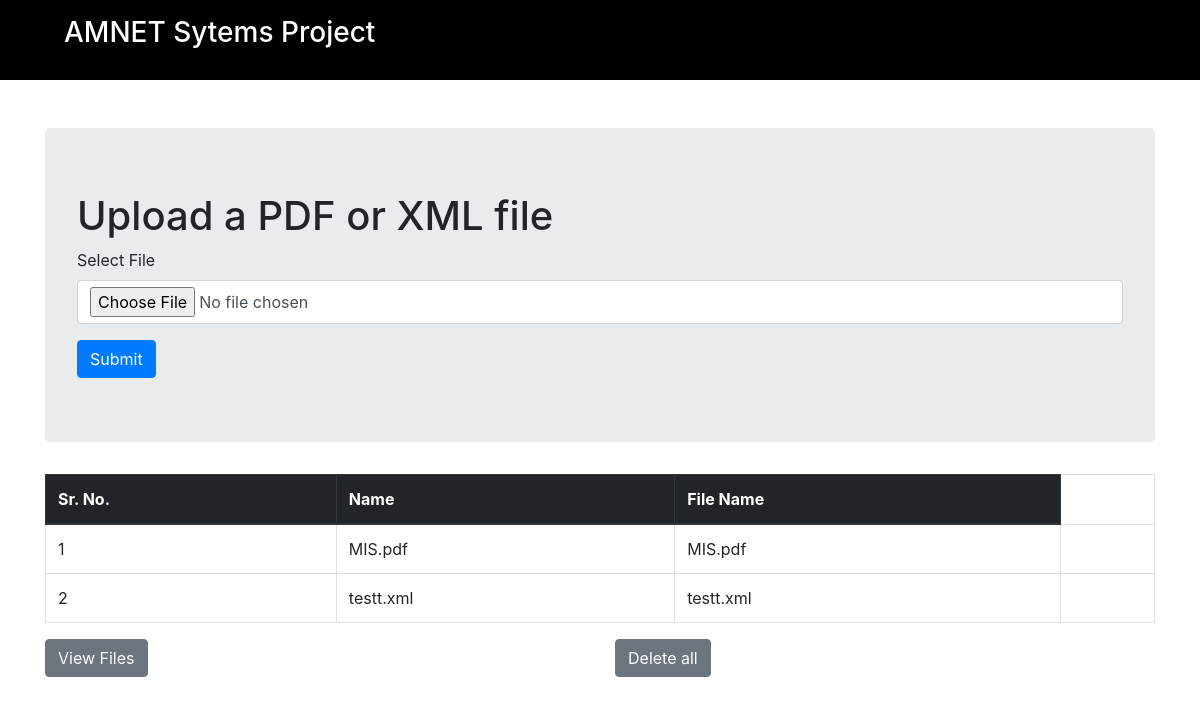
Before: / with the older database file.
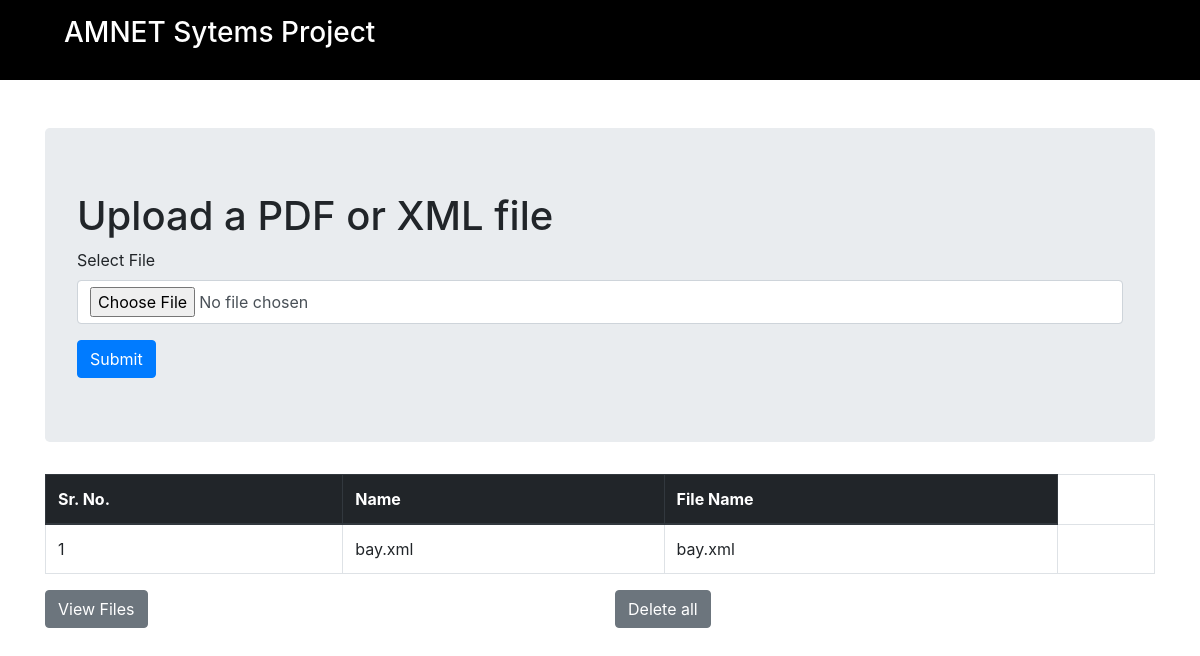
After: the same page with the newer database file.
### fileupload/models.py (models this page shows, shortened)
class file_upload(models.Model):
    ids = models.AutoField(primary_key=True)
    file_name = models.CharField(max_length=255)
    up_file = models.FileField(upload_to='')

### fileupload/views.py (the view)
# urls.py: path('', views.index, name="home"),
def index(request):
    data = file_upload.objects.all()
    if request.method == 'POST':
        c_form = FilesUploadForm(request.POST, request.FILES)
        if c_form.is_valid():
            files = c_form.cleaned_data['files']
            name = files.name
            if (files.name.endswith('.xml') or files.name.endswith('.pdf')):
                flag = 0
                if (files.name.endswith('.pdf')):
                    for i in data:
                        if (i.file_name.endswith('.pdf')):
                            flag = 1
                            messages.info(
                                request, 'You already uploaded the PDF! You cant upload more than one PDF')
                    if flag == 0:
                        file_upload(file_name=name, up_file=files).save()
                if (files.name.endswith('.xml')):
                    for i in data:
                        if (i.file_name.endswith('.xml')):
                            flag = 1
                            messages.info(
                                request, 'You already uploaded the xml! You cant upload more than one XML')
                    if flag == 0:
                        file_upload(file_name=name, up_file=files).save()
            return redirect('home')
        else:
            return HttpResponse("Error")
    else:
        context = {
            'form': FilesUploadForm(),
            'data': data
        }
        return render(request, 'index.html', context)

### fileupload/forms.py
class FilesUploadForm(forms.Form):
    files = forms.FileField(widget=forms.FileInput(attrs={'class':'form-control'}))

### templates/index.html (shortened to what this page needs)
<!DOCTYPE html>
<html lang="en">
  <head>
    <link
      rel="stylesheet"
      href="https://maxcdn.bootstrapcdn.com/bootstrap/4.0.0/css/bootstrap.min.css"
    />
  </head>
  <body>
    <section class="header" style="height: 10vh;background-color: black;">
      <h3 class="header-heading ml-5 p-3" style="color:white">
        AMNET Sytems Project
      </h3>
    </section>
    <div class="container mt-5">
      <div class="jumbotron">
        <h1>Upload a PDF or XML file</h1>
        <form
          enctype="multipart/form-data"
          action="{% url 'home' %}"
          method="POST"
        >
          <div class="form-group">
            <label for="{{form.files.id_for_label}}">Select File</label>
            {{form.files}}
          </div>
          <button type="submit" class="btn btn-primary">Submit</button>
        </form>
      </div>
      <table class="table table-bordered">
        <thead class="thead-dark">
          <tr>
            <th>Sr. No.</th>
            <th>Name</th>
            <th>File Name</th>
          </tr>
        </thead>
        <tbody>
          {% if data %} {% for d in data %}
          <tr>
            <td>{{forloop.counter}}</td>
            <td>{{d.file_name}}</td>
            <td>
              {{d.up_file}}
            </td>
            <td></td>
          </tr>
          {% endfor %} {% else %}
          <tr>
            <td>No Files are There</td>
          </tr>
          {% endif %}
        </tbody>
      </table>
      {% if data %}
      <div class="row">
        <div class="col-6">
          <a href="/m-dash">
            <button class="btn btn-secondary">
              View Files
            </button>
          </a>
        </div>
        <div class="col-6">
          <form action="actionUrl" method="GET">
            <button class="btn btn-secondary" type="submit">Delete all</button>
          </form>
        </div>
      </div>
      {% endif %}
    </div>
  </body>
</html>

Changed rows visible on the page:
removed file_upload: file_name "MIS.pdf", up_file "MIS.pdf"
removed file_upload: file_name "testt.xml", up_file "testt.xml"
added file_upload: file_name "bay.xml", up_file "bay.xml"
